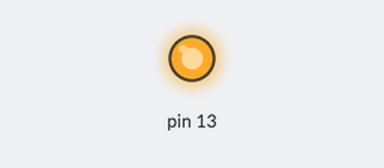
Bench run of a sketch on a simulated Arduino Uno, built with avr-gcc and run on an emulated ATmega328P. Shown: output pins drawn as LEDs (lit = HIGH).

Above: at 2.0 s.
At 8.0 s:
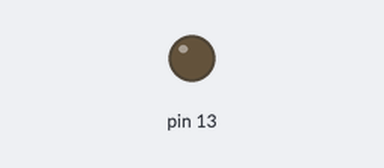
Timing chart, 0 to 15.6 s (numbered marks = the images above):
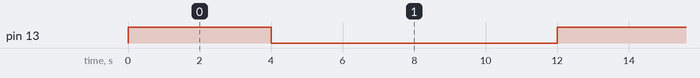

The sketch:

blink-sleep-idle.ino
```cpp
#include "LowPower.h"

void setup() {
  DDRD &= B00000011;   // set Arduino pins 2 to 7 as inputs, leaves 0 & 1 (RX & TX) as is
  DDRB = B00000000;    // set pins 8 to 13 as inputs
  PORTD |= B11111100;  // enable pullups on pins 2 to 7, leave pins 0 and 1 alone
  PORTB |= B11111111;  // enable pullups on pins 8 to 13
  pinMode(13, OUTPUT);
}

void loop() {
  digitalWrite(13, HIGH);
  delay(4000);
  digitalWrite(13, LOW);
  LowPower.powerDown(SLEEP_8S, ADC_OFF, BOD_OFF);
}
```

Measured:
- by itself, pin 13: alternates HIGH for 4.0 s and LOW for 8.0 s
